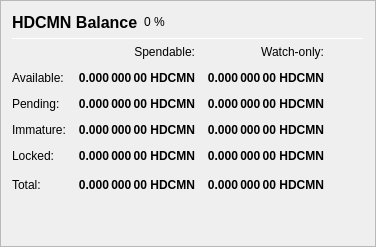
                   <widget class="QFrame" name="frame_Balances">
                    <property name="frameShape">
                     <enum>QFrame::StyledPanel</enum>
                    </property>
                    <property name="frameShadow">
                     <enum>QFrame::Raised</enum>
                    </property>
                    <layout class="QVBoxLayout" name="verticalLayout_4">
                     <item>
                      <layout class="QHBoxLayout" name="horizontalLayout_4">
                       <item>
                        <widget class="QLabel" name="label_5">
                         <property name="minimumSize">
                          <size>
                           <width>0</width>
                           <height>20</height>
                          </size>
                         </property>
                         <property name="font">
                          <font>
                           <pointsize>12</pointsize>
                           <weight>75</weight>
                           <bold>true</bold>
                          </font>
                         </property>
                         <property name="text">
                          <string>HDCMN Balance</string>
                         </property>
                        </widget>
                       </item>
                       <item>
                        <widget class="QLabel" name="labelHDCMNPercent">
                         <property name="text">
                          <string notr="true">0 %</string>
                         </property>
                        </widget>
                       </item>
                       <item>
                        <spacer name="horizontalSpacer_3">
                         <property name="orientation">
                          <enum>Qt::Horizontal</enum>
                         </property>
                         <property name="sizeHint" stdset="0">
                          <size>
                           <width>40</width>
                           <height>20</height>
                          </size>
                         </property>
                        </spacer>
                       </item>
                      </layout>
                     </item>
                     <item>
                      <widget class="Line" name="line_Balance">
                       <property name="minimumSize">
                        <size>
                         <width>0</width>
                         <height>1</height>
                        </size>
                       </property>
                       <property name="maximumSize">
                        <size>
                         <width>16777215</width>
                         <height>1</height>
                        </size>
                       </property>
                       <property name="orientation">
                        <enum>Qt::Horizontal</enum>
                       </property>
                      </widget>
                     </item>
                     <item>
                      <layout class="QGridLayout" name="gridLayout">
                       <property name="spacing">
                        <number>12</number>
                       </property>
                       <item row="0" column="1">
                        <widget class="QLabel" name="labelSpendable">
                         <property name="text">
                          <string>Spendable:</string>
                         </property>
                         <property name="alignment">
                          <set>Qt::AlignRight|Qt::AlignTrailing|Qt::AlignVCenter</set>
                         </property>
                        </widget>
                       </item>
                       <item row="0" column="2">
                        <widget class="QLabel" name="labelWatchonly">
                         <property name="text">
                          <string>Watch-only:</string>
                         </property>
                         <property name="alignment">
                          <set>Qt::AlignRight|Qt::AlignTrailing|Qt::AlignVCenter</set>
                         </property>
                        </widget>
                       </item>
                       <item row="1" column="0">
                        <widget class="QLabel" name="labelBalanceText">
                         <property name="text">
                          <string>Available:</string>
                         </property>
                        </widget>
                       </item>
                       <item row="1" column="1">
                        <widget class="QLabel" name="labelBalance">
                         <property name="font">
                          <font>
                           <weight>75</weight>
                           <bold>true</bold>
                          </font>
                         </property>
                         <property name="cursor">
                          <cursorShape>IBeamCursor</cursorShape>
                         </property>
                         <property name="toolTip">
                          <string>Your current spendable balance</string>
                         </property>
                         <property name="text">
                          <string notr="true">0.000 000 00 HDCMN</string>
                         </property>
                         <property name="alignment">
                          <set>Qt::AlignRight|Qt::AlignTrailing|Qt::AlignVCenter</set>
                         </property>
                         <property name="textInteractionFlags">
                          <set>Qt::LinksAccessibleByMouse|Qt::TextSelectableByKeyboard|Qt::TextSelectableByMouse</set>
                         </property>
                        </widget>
                       </item>
                       <item row="1" column="2">
                        <widget class="QLabel" name="labelWatchAvailable">
                         <property name="font">
                          <font>
                           <weight>75</weight>
                           <bold>true</bold>
                          </font>
                         </property>
                         <property name="cursor">
                          <cursorShape>IBeamCursor</cursorShape>
                         </property>
                         <property name="toolTip">
                          <string>Your current balance in watch-only addresses</string>
                         </property>
                         <property name="text">
                          <string notr="true">0.000 000 00 HDCMN</string>
                         </property>
                         <property name="alignment">
                          <set>Qt::AlignRight|Qt::AlignTrailing|Qt::AlignVCenter</set>
                         </property>
                         <property name="textInteractionFlags">
                          <set>Qt::LinksAccessibleByMouse|Qt::TextSelectableByKeyboard|Qt::TextSelectableByMouse</set>
                         </property>
                        </widget>
                       </item>
                       <item row="2" column="0">
                        <widget class="QLabel" name="labelPendingText">
                         <property name="text">
                          <string>Pending:</string>
                         </property>
                        </widget>
                       </item>
                       <item row="2" column="1">
                        <widget class="QLabel" name="labelUnconfirmed">
                         <property name="font">
                          <font>
                           <weight>75</weight>
                           <bold>true</bold>
                          </font>
                         </property>
                         <property name="cursor">
                          <cursorShape>IBeamCursor</cursorShape>
                         </property>
                         <property name="toolTip">
                          <string>Total of transactions that have yet to be confirmed, and do not yet count toward the spendable balance</string>
                         </property>
                         <property name="text">
                          <string notr="true">0.000 000 00 HDCMN</string>
                         </property>
                         <property name="alignment">
                          <set>Qt::AlignRight|Qt::AlignTrailing|Qt::AlignVCenter</set>
                         </property>
                         <property name="textInteractionFlags">
                          <set>Qt::LinksAccessibleByMouse|Qt::TextSelectableByKeyboard|Qt::TextSelectableByMouse</set>
                         </property>
                        </widget>
                       </item>
                       <item row="2" column="2">
                        <widget class="QLabel" name="labelWatchPending">
                         <property name="font">
                          <font>
                           <weight>75</weight>
                           <bold>true</bold>
                          </font>
                         </property>
                         <property name="cursor">
                          <cursorShape>IBeamCursor</cursorShape>
                         </property>
                         <property name="toolTip">
                          <string>Unconfirmed transactions to watch-only addresses</string>
                         </property>
                         <property name="text">
                          <string notr="true">0.000 000 00 HDCMN</string>
                         </property>
                         <property name="alignment">
                          <set>Qt::AlignRight|Qt::AlignTrailing|Qt::AlignVCenter</set>
                         </property>
                         <property name="textInteractionFlags">
                          <set>Qt::LinksAccessibleByMouse|Qt::TextSelectableByKeyboard|Qt::TextSelectableByMouse</set>
                         </property>
                        </widget>
                       </item>
                       <item row="3" column="0">
                        <widget class="QLabel" name="labelImmatureText">
                         <property name="text">
                          <string>Immature:</string>
                         </property>
                        </widget>
                       </item>
                       <item row="3" column="1">
                        <widget class="QLabel" name="labelImmature">
                         <property name="font">
                          <font>
                           <weight>75</weight>
                           <bold>true</bold>
                          </font>
                         </property>
                         <property name="cursor">
                          <cursorShape>IBeamCursor</cursorShape>
                         </property>
                         <property name="toolTip">
                          <string>Staked or masternode rewards that has not yet matured</string>
                         </property>
                         <property name="text">
                          <string notr="true">0.000 000 00 HDCMN</string>
                         </property>
                         <property name="alignment">
                          <set>Qt::AlignRight|Qt::AlignTrailing|Qt::AlignVCenter</set>
                         </property>
                         <property name="textInteractionFlags">
                          <set>Qt::LinksAccessibleByMouse|Qt::TextSelectableByKeyboard|Qt::TextSelectableByMouse</set>
                         </property>
                        </widget>
                       </item>
                       <item row="3" column="2">
                        <widget class="QLabel" name="labelWatchImmature">
                         <property name="font">
                          <font>
                           <weight>75</weight>
                           <bold>true</bold>
                          </font>
                         </property>
                         <property name="cursor">
                          <cursorShape>IBeamCursor</cursorShape>
                         </property>
                         <property name="toolTip">
                          <string>Staked or masternode rewards in watch-only addresses that has not yet matured</string>
                         </property>
                         <property name="text">
                          <string notr="true">0.000 000 00 HDCMN</string>
                         </property>
                         <property name="alignment">
                          <set>Qt::AlignRight|Qt::AlignTrailing|Qt::AlignVCenter</set>
                         </property>
                         <property name="textInteractionFlags">
                          <set>Qt::LinksAccessibleByMouse|Qt::TextSelectableByKeyboard|Qt::TextSelectableByMouse</set>
                         </property>
                        </widget>
                       </item>
                       <item row="4" column="0">
                        <widget class="QLabel" name="labelLockedBalanceText">
                         <property name="toolTip">
                          <string>Locked HDCMN or Masternode collaterals. These are excluded from zHDCMN minting.</string>
                         </property>
                         <property name="text">
                          <string>Locked:</string>
                         </property>
                        </widget>
                       </item>
                       <item row="4" column="1">
                        <widget class="QLabel" name="labelLockedBalance">
                         <property name="font">
                          <font>
                           <weight>75</weight>
                           <bold>true</bold>
                          </font>
                         </property>
                         <property name="cursor">
                          <cursorShape>IBeamCursor</cursorShape>
                         </property>
                         <property name="toolTip">
                          <string>Locked HDCMN or Masternode collaterals. These are excluded from zHDCMN minting.</string>
                         </property>
                         <property name="text">
                          <string notr="true">0.000 000 00 HDCMN</string>
                         </property>
                         <property name="alignment">
                          <set>Qt::AlignRight|Qt::AlignTrailing|Qt::AlignVCenter</set>
                         </property>
                         <property name="textInteractionFlags">
                          <set>Qt::LinksAccessibleByMouse|Qt::TextSelectableByKeyboard|Qt::TextSelectableByMouse</set>
                         </property>
                        </widget>
                       </item>
                       <item row="4" column="2">
                        <widget class="QLabel" name="labelWatchLocked">
                         <property name="font">
                          <font>
                           <weight>75</weight>
                           <bold>true</bold>
                          </font>
                         </property>
                         <property name="cursor">
                          <cursorShape>IBeamCursor</cursorShape>
                         </property>
                         <property name="toolTip">
                          <string>Current locked balance in watch-only addresses</string>
                         </property>
                         <property name="text">
                          <string notr="true">0.000 000 00 HDCMN</string>
                         </property>
                         <property name="alignment">
                          <set>Qt::AlignRight|Qt::AlignTrailing|Qt::AlignVCenter</set>
                         </property>
                         <property name="textInteractionFlags">
                          <set>Qt::LinksAccessibleByMouse|Qt::TextSelectableByKeyboard|Qt::TextSelectableByMouse</set>
                         </property>
                        </widget>
                       </item>
                       <item row="5" column="0">
                        <widget class="QLabel" name="labelTotalText">
                         <property name="toolTip">
                          <string>Your current HondaisCoinMN balance, unconfirmed and immature transactions included</string>
                         </property>
                         <property name="text">
                          <string>Total:</string>
                         </property>
                        </widget>
                       </item>
                       <item row="5" column="1">
                        <widget class="QLabel" name="labelTotal">
                         <property name="font">
                          <font>
                           <weight>75</weight>
                           <bold>true</bold>
                          </font>
                         </property>
                         <property name="cursor">
                          <cursorShape>IBeamCursor</cursorShape>
                         </property>
                         <property name="toolTip">
                          <string>Your current HondaisCoinMN balance, unconfirmed and immature transactions included</string>
                         </property>
                         <property name="text">
                          <string notr="true">0.000 000 00 HDCMN</string>
                         </property>
                         <property name="alignment">
                          <set>Qt::AlignRight|Qt::AlignTrailing|Qt::AlignVCenter</set>
                         </property>
                         <property name="textInteractionFlags">
                          <set>Qt::LinksAccessibleByMouse|Qt::TextSelectableByKeyboard|Qt::TextSelectableByMouse</set>
                         </property>
                        </widget>
                       </item>
                       <item row="5" column="2">
                        <widget class="QLabel" name="labelWatchTotal">
                         <property name="font">
                          <font>
                           <weight>75</weight>
                           <bold>true</bold>
                          </font>
                         </property>
                         <property name="cursor">
                          <cursorShape>IBeamCursor</cursorShape>
                         </property>
                         <property name="toolTip">
                          <string>Current total balance in watch-only addresses</string>
                         </property>
                         <property name="text">
                          <string notr="true">0.000 000 00 HDCMN</string>
                         </property>
                         <property name="alignment">
                          <set>Qt::AlignRight|Qt::AlignTrailing|Qt::AlignVCenter</set>
                         </property>
                         <property name="textInteractionFlags">
                          <set>Qt::LinksAccessibleByMouse|Qt::TextSelectableByKeyboard|Qt::TextSelectableByMouse</set>
                         </property>
                        </widget>
                       </item>
                       <item row="5" column="3">
                        <spacer name="horizontalSpacer_9">
                         <property name="orientation">
                          <enum>Qt::Horizontal</enum>
                         </property>
                         <property name="sizeHint" stdset="0">
                          <size>
                           <width>40</width>
                           <height>20</height>
                          </size>
                         </property>
                        </spacer>
                       </item>
                      </layout>
                     </item>
                     <item>
                      <spacer name="verticalSpacer_3">
                       <property name="orientation">
                        <enum>Qt::Vertical</enum>
                       </property>
                       <property name="sizeHint" stdset="0">
                        <size>
                         <width>20</width>
                         <height>40</height>
                        </size>
                       </property>
                      </spacer>
                     </item>
                    </layout>
                   </widget>
